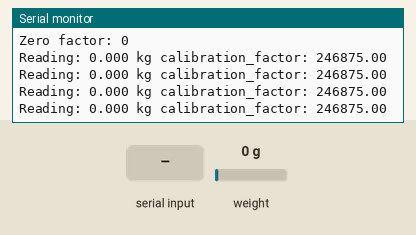
The sketch below on a simulated Arduino Uno, built with avr-gcc and run on an emulated ATmega328P. Shown: the last lines printed to the serial monitor. The test bench sets the inputs (shaded band); at power-on: weight on the scale 0 g.

Above: at 3.2 s.
3.3 s: weight on the scale set to 100 g
At 3.43 s:
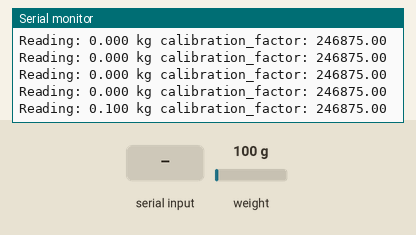
6.3 s: "+" received over Serial
At 6.75 s:
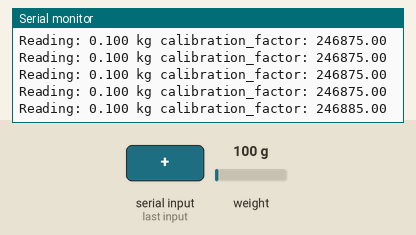
7.8 s: byte 108 ('l') received over Serial
At 8.26 s:
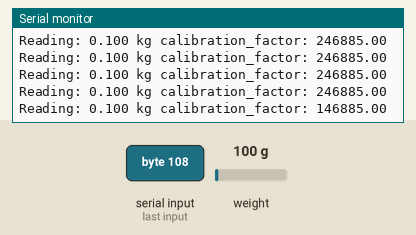
9.3 s: byte 107 ('k') received over Serial
At 9.76 s:
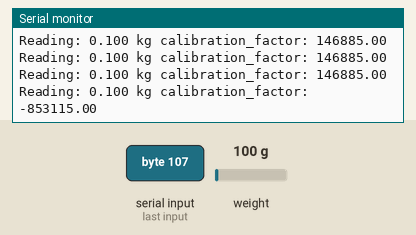
10.8 s: "a" received over Serial
At 11.27 s:
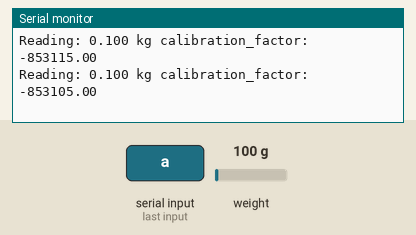
12.3 s: weight on the scale set to 1250 g
At 12.48 s:
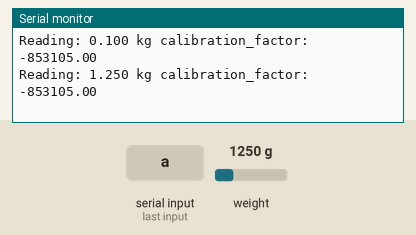
Timing chart, 0 to 14.8 s (numbered marks = the images above; inputs shaded):
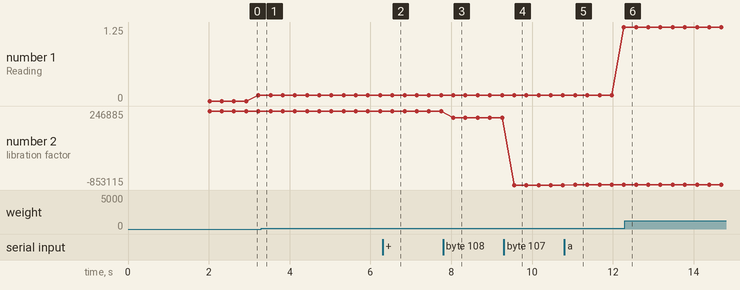

Measured:
- after the input at 6.3 s, the serial monitor: prints a new line after 0.24 s (image 2)
- after the input at 7.8 s, the serial monitor: prints a new line after 0.25 s (image 3)
- after the input at 9.3 s, the serial monitor: prints a new line after 0.26 s (image 4)
- after the input at 10.8 s, the serial monitor: prints a new line after 0.27 s (image 5)
- plotted number 1: 0.1 → 1.25 after the input at 10.8 s
- plotted number 2: 246875 → 246885 after the input at 6.3 s, 246885 → 146885 after the input at 7.8 s, 146885 → -853115 after the input at 9.3 s, -853115 → -853105 after the input at 10.8 s

The sketch:

Code_hieu_chinh.ino
```cpp
#include "HX711.h"

#define DOUT 21
#define CLK  18

HX711 scale;


float calibration_factor = 246875;

//=============================================================================================
//                         SETUP
//=============================================================================================
void setup() {
  scale.begin(DOUT, CLK);
  Serial.begin(115200);
  Serial.println("HX711 Calibration");
  Serial.println("Remove all weight from scale");
  Serial.println("After readings begin, place known weight on scale");
  Serial.println("Press a,s,d,f to increase calibration factor by 10,100,1000,10000 respectively");
  Serial.println("Press z,x,c,v to decrease calibration factor by 10,100,1000,10000 respectively");
  Serial.println("Press t for tare");
  scale.set_scale();
  scale.tare(); //Reset the scale to 0

  long zero_factor = scale.read_average();
  Serial.print("Zero factor: ");
  Serial.println(zero_factor);
}

//=============================================================================================
//                         LOOP
//=============================================================================================
void loop() {

  scale.set_scale(calibration_factor);

  Serial.print("Reading: ");
  Serial.print(scale.get_units(), 3);
  Serial.print(" kg");
  Serial.print(" calibration_factor: ");
  Serial.print(calibration_factor);
  Serial.println();

  if(Serial.available())
  {
    char temp = Serial.read();
    if(temp == '+' || temp == 'a')
      calibration_factor += 10;
    else if(temp == '-' || temp == 'z')
      calibration_factor -= 10;
    else if(temp == 's')
      calibration_factor += 100;
    else if(temp == 'x')
      calibration_factor -= 100;
    else if(temp == 'd')
      calibration_factor += 1000;
    else if(temp == 'c')
      calibration_factor -= 1000;
    else if(temp == 'f')
      calibration_factor += 10000;
    else if(temp == 'v')
      calibration_factor -= 10000;
    else if(temp == 'l')
      calibration_factor -= 100000;
      else if(temp == 'k')
      calibration_factor -= 1000000;
    else if(temp == 't')
      scale.tare();  //Reset the scale to zero
  }
  delay(200);
}
```
